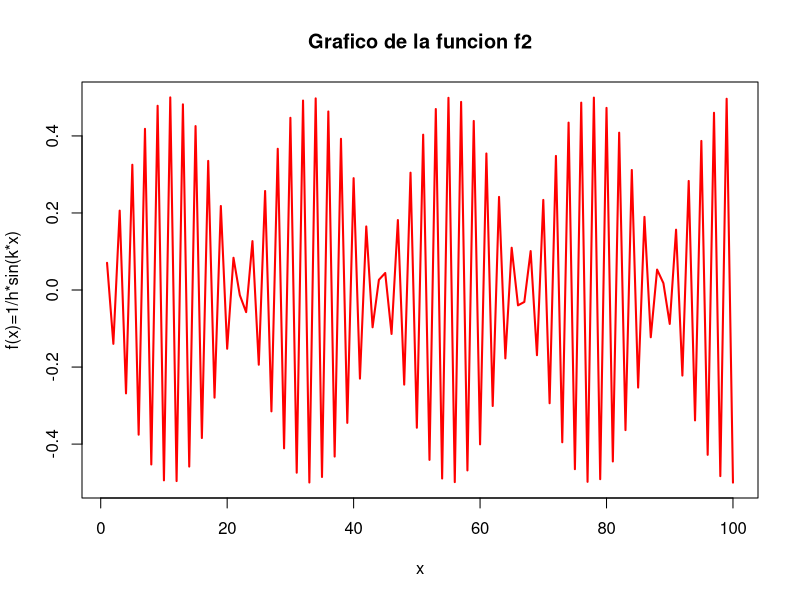
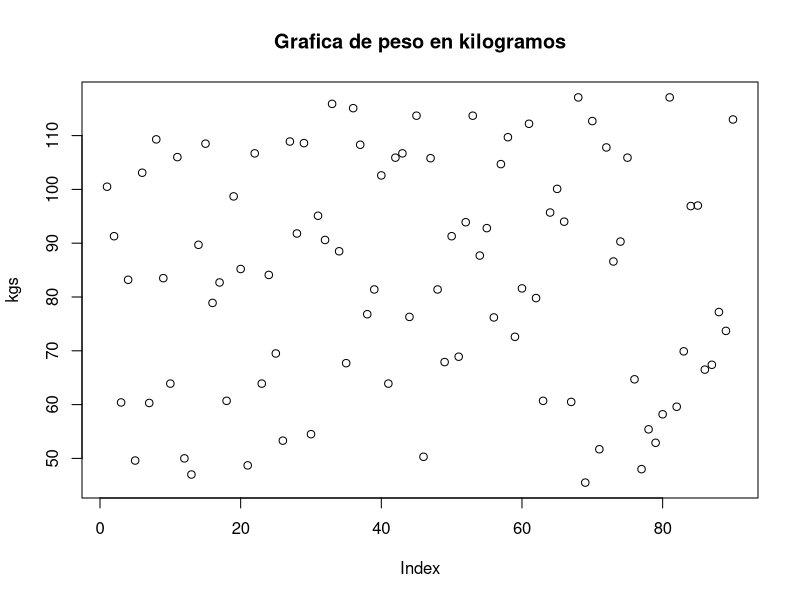
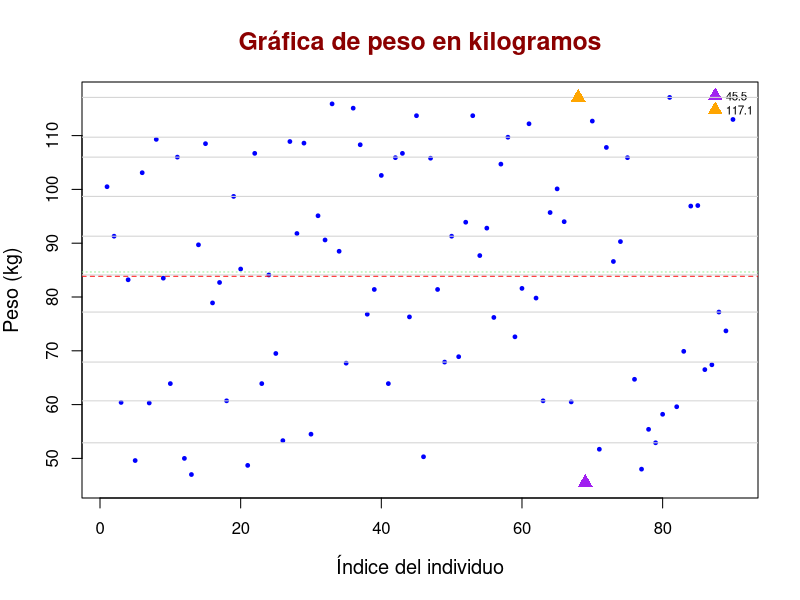
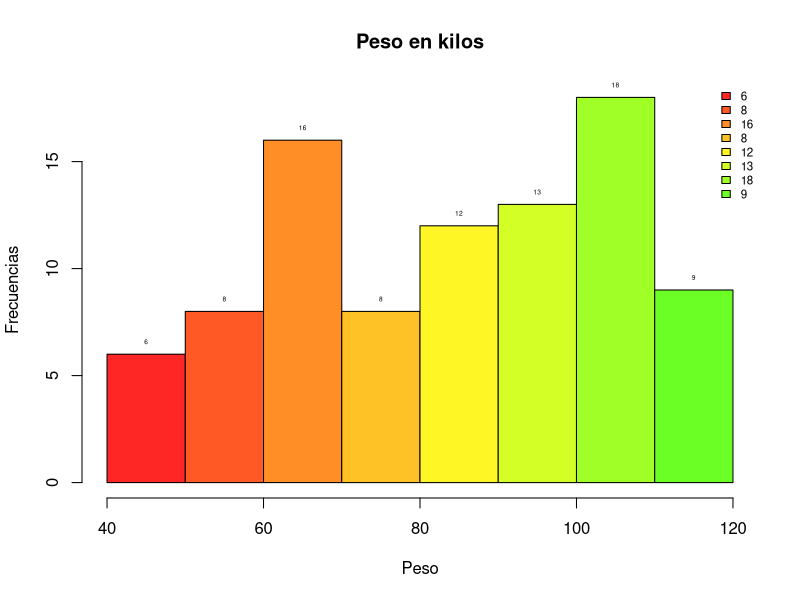
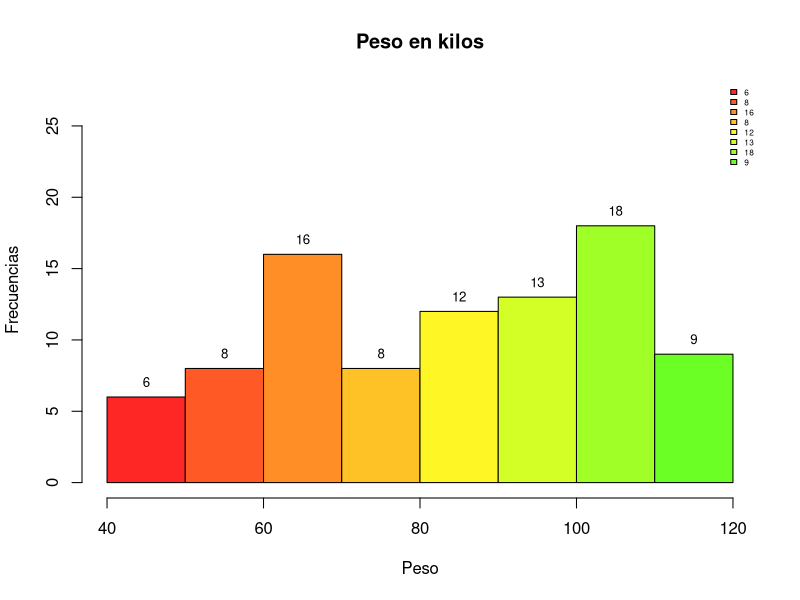
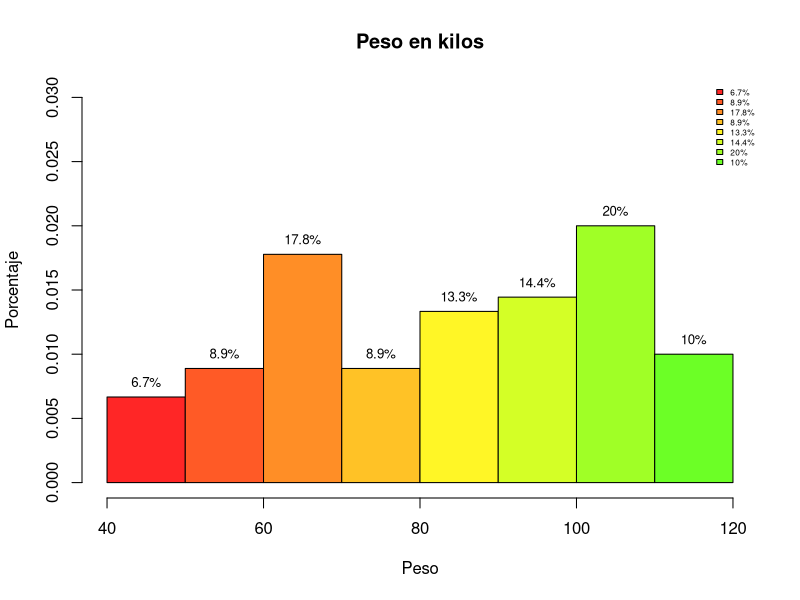
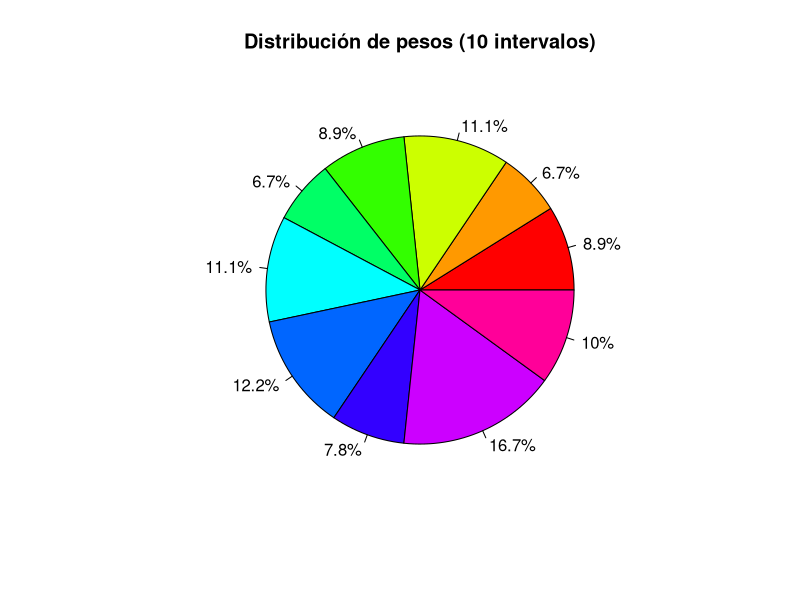
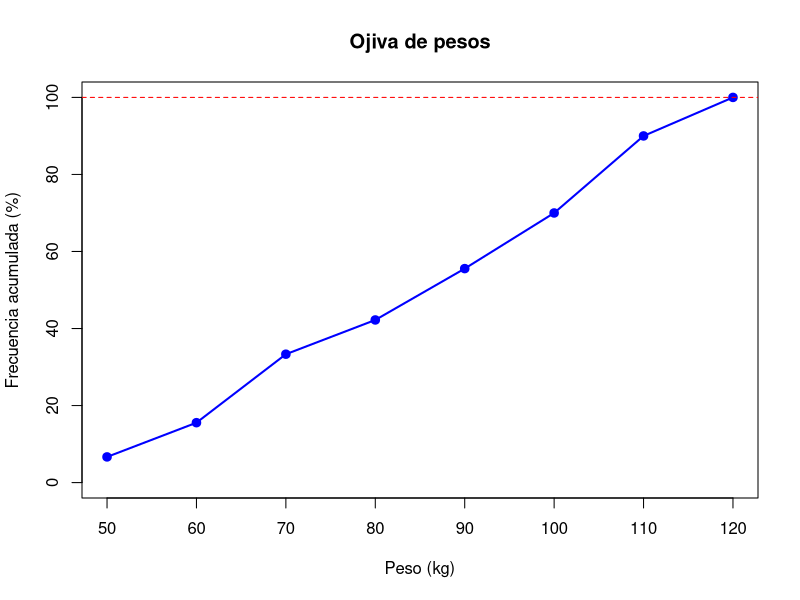

Reproduce these figures in R, in order.
## ---- chunk 1
17<5
17>5
17<=5
17>=5
17!=5
17==5
## ---- chunk 2
17+5
17*5
17*5
17^5
17%/%5
17%%5
## ---- chunk 3
log(1)
log(12)
log(12,2)
exp(12)
exp(1)
## ---- chunk 4
sin(45)
cos(45)
tan(45)
asin(0.96)
acos(0.97)
atan(0.45)
## ---- chunk 5
abs(-34)
sqrt(8)
floor(1.56)
ceiling(1.56)
max(4,7,2,12)
min(4,7,2,12)
sign(-45)
## ---- chunk 6
e = exp(1); 
x = 0.0034
e <- exp(1)
x <- 0.034;
x0 = e^(2*x)
## ---- chunk 7
txt = "El valor de x0 es _"
cat(txt, x0)
paste(txt,x0)
paste0(txt,x0)
## ---- chunk 8
x0 <- 1
x1 <- x0 - pi*x0 + 1 
(x1 <- x0 - pi*x0 + 1 ) 
print(x1)
## ---- chunk 9
ls()
## ---- chunk 10
rm(list= ls())
ls()
## ---- chunk 11
x0 <- 1
x1 <- x0 - pi*x0 + 1
cat("x0 =", x0, "\n","x1 =", x1) 
## ---- chunk 12
fun1 <- function(x,a,b,h,k){
  res <- a+b*cos(hx+k)
  return(res)
}
## ---- chunk 13
Discriminante <- function(a,b,c){
  res <- b^2-4*a*c
  return(res)
}
## ---- chunk 14
fun2 <- function(x,h,k){
  res <- 1/h*sin(k*x)
  return(res)
}
## ---- chunk 15
f2 <- fun2(1:100,2,3)
plot(f2,type="l", col= "red", lwd=2,
     main= "Grafico de la funcion f2",
     xlab= "x",
     ylab="f(x)=1/h*sin(k*x)",
     axes= TRUE)
## ---- chunk 16
rm(list = ls())
dev.off()
## ---- chunk 17
kgs <- c(100.5, 91.3, 60.4, 83.2, 49.6, 103.1, 60.3, 109.3, 83.5,
         63.9, 106, 50, 47, 89.7, 108.5, 78.9, 82.7, 60.7, 98.7, 85.2, 48.7, 106.7, 63.9, 84.1,
         69.5, 53.3, 108.9, 91.8, 108.6, 54.5, 95.1, 90.6, 115.9, 88.5, 67.7, 115.1, 108.3, 76.8,
         81.4, 102.6, 63.9, 105.9, 106.7, 76.3, 113.7, 50.3, 105.8, 81.4, 67.9, 91.3, 68.9, 93.9,
         113.7, 87.7, 92.8, 76.2, 104.7, 109.7, 72.6, 81.6, 112.2, 79.8, 60.7, 95.7, 100.1, 94,
         60.5, 117.1, 45.5, 112.7, 51.7, 107.8, 86.6, 90.3, 105.9, 64.7, 48, 55.4, 52.9, 58.2,
         117.1, 59.6, 69.9, 96.9, 97, 66.5, 67.4, 77.2, 73.7, 113)
## ---- chunk 18
summary(kgs)
## ---- chunk 19
kgs_ord <- sort(kgs)
cte <- 9
## ---- chunk 20
indices <- 1:10; (indices)
t <- cte*indices; (t)
## ---- chunk 21
mis_deciles <- kgs_ord[t]; (mis_deciles)
cuantiles <- quantile(kgs); (cuantiles)
Q1 <- cuantiles[2]; (Q1)
Q2 <- cuantiles[3]; (Q2)
Q3 <- cuantiles[4]; (Q3)
## ---- chunk 22
x_media <- mean(kgs)
mi_min <- min(kgs); 
mi_max <- max(kgs);
## ---- chunk 23
plot(kgs,main="Grafica de peso en kilogramos")
## ---- chunk 24
plot(
  kgs,
  main = "Gráfica de peso en kilogramos",
  xlab = "Índice del individuo",
  ylab = "Peso (kg)",
  col = "blue",       
  pch = 19,           
  cex = 0.5,          
  cex.main = 1.5,     
  cex.lab = 1.2,      
  col.main = "darkred")
legend(
  "topright",                  # ubicación
  legend = c(mi_min,mi_max),    # etiquetas
  pch = 17,
  col=c("purple","orange"),
  pt.cex = 1.5,                # tamaño de los símbolos
  cex = 0.7,
  bty = "n"                    # sin borde en la caja
)
abline(h = x_media, col = "red", lwd = 1, lty = 2)     
abline(h = Q2, col = "lightgreen", lwd = 1, lty = 3) 
abline(h = mis_deciles, col = "lightgray", lty = 1.5)
points(which.min(kgs), min(kgs), col = "purple", pch = 17, cex = 1.5)
points(which.max(kgs), max(kgs), col = "orange", pch = 17, cex = 1.5)
## ---- chunk 25
nbreaks=10;
miscolores <- rainbow(25,0.85);
h <- hist(kgs, breaks = nbreaks, col= miscolores, 
          main = 'Peso en kilos',
          xlab="Peso",
          ylab="Frecuencias")
text(h$mids, h$counts, labels = h$counts, pos = 3, cex = 0.4, 
     col = "black")
nl <- length(h$counts); 
legend(
  "topright",                  # ubicación
  legend = h$counts,    # etiquetas
  fill = miscolores,
  col = miscolores,    # colores (uno por cada símbolo)
  pt.cex = 1.5,                # tamaño de los símbolos
  cex = 0.7,
  bty = "n"                    # sin borde en la caja
)
## ---- chunk 26
##---- Mejora del grafico ----
h2 <- hist(kgs, breaks = nbreaks, col= miscolores, 
          main = 'Peso en kilos',
          xlab="Peso",
          ylab="Frecuencias",
          ylim=c(0,max(h$counts)*1.5))
text(h$mids, h$counts, labels = h$counts, pos = 3, cex = 0.8, 
     col = "black")
nl <- length(h$counts); 
legend(
  "topright",                  # ubicación
  legend = h$counts,    # etiquetas
  fill = miscolores,
  col = miscolores,    # colores (uno por cada símbolo)
  pt.cex = 1.5,                # tamaño de los símbolos
  cex = 0.5,
  bty = "n"                    # sin borde en la caja
)
## ---- chunk 27
##---- Grafico con porcentajes ----
h3 <- hist(kgs, 
           breaks = nbreaks, 
           col= miscolores, 
           main = 'Peso en kilos',
           xlab="Peso",
           ylab="Porcentaje",
           ylim=c(0,max(h$density)*1.5),
           probability=TRUE)
porcentajes <- h3$counts/sum(h3$counts)*100

text(h3$mids, 
     h3$density, 
     labels = paste0(round(porcentajes,1),"%"),
     pos = 3, 
     cex = 0.8, 
     col = "black")

nl <- length(h3$counts); (nl)
legend(
  "topright",                  # ubicación
  legend = paste0(round(porcentajes,1),"%"),
  fill = miscolores,
  cex = 0.5,
  bty = "n"                    # sin borde en la caja
)
## ---- chunk 28
#---- Graficos de pastel ----
# Tus datos
nbreaks <- 10
intervalos <- cut(kgs, breaks = nbreaks); (intervalos)
tabla <- table(intervalos); (tabla)
porcentajes <- round(prop.table(tabla) * 100, 1); (porcentajes)
pie(tabla,
    main = "Distribución de pesos (10 intervalos)",
    col = rainbow(length(tabla)),
    labels = paste0(porcentajes, "%"))
## ---- chunk 29
#---- Grafica de Ojiva ----
##---- Grafica sencilla ----
nbreaks <- 10
h <- hist(kgs, breaks = nbreaks, plot = FALSE)
freq_acum <- cumsum(h$counts) / sum(h$counts) * 100
x_vals <- h$breaks[-1]
plot(x_vals, freq_acum, type = "o",
     main = "Ojiva de pesos",
     xlab = "Peso (kg)",
     ylab = "Frecuencia acumulada (%)",
     col = "blue", pch = 19, lwd = 2,
     ylim = c(0, 100))
abline(h = 100, col = "red", lty = 2)
## ---- chunk 30
##---- Grafica combinada ----
nbreaks <- 10
h <- hist(kgs, breaks = nbreaks, plot = FALSE)
hist(kgs,
     breaks = nbreaks,
     col = "lightblue",
     main = "Histograma y Ojiva (%)",
     xlab = "Peso (kg)",
     ylab = "Frecuencia")
freq_acum_pct <- cumsum(h$counts) / sum(h$counts) * 100
x_vals <- h$breaks[-1]
par(new = TRUE)
plot(x_vals, freq_acum_pct,
     type = "o", pch = 19, lwd = 2, col = "red",
     axes = FALSE, xlab = "", ylab = "",
     xlim = range(h$breaks), ylim = c(0, 100))
axis(4)                           # eje derecho
#---- Fin ----
## ---- chunk 31
estatura <- c(1.57, 1.97, 1.85, 1.78, 1.62, 1.67, 1.92, 1.96, 1.76,
1.94, 1.85, 1.71, 1.65, 1.98, 1.56, 1.84, 1.91, 1.61, 1.8, 1.58, 1.7, 1.62,
1.76, 1.84, 1.95, 1.67, 1.62, 1.65, 1.61, 1.56, 1.63, 1.96, 1.53, 1.75, 1.9,
1.92, 1.79, 1.62, 1.79, 1.57, 1.74, 1.55, 1.65, 1.84, 1.6, 1.7, 1.9, 1.61,
1.54, 1.89, 1.84, 1.76, 1.61, 1.59, 1.81, 1.52, 1.61, 1.91, 1.65, 1.51,
1.98, 1.54, 1.87, 1.92, 1.51, 1.93, 1.78, 1.67, 1.66, 1.82, 1.56, 1.66,
1.79, 1.88, 1.78, 1.84, 1.69, 1.95, 1.99, 1.88, 1.51, 1.76, 1.9, 1.6, 1.69,
1.77, 1.87, 1.67, 1.66, 1.71, 1.64, 1.81, 1.52, 1.8, 1.71, 1.52, 2, 1.81,
1.92, 1.7)
(estatura)
## ---- chunk 32
x_media <- mean(estatura); (x_media)
mi_min <- min(estatura); (mi_min)
mi_max <- max(estatura); (mi_max)
varianza <- var(estatura); (varianza) 
DesvEst <- sd(estatura); (DesvEst)
## ---- chunk 33
plot(estatura,main="Grafica de estatura en metros")
## ---- chunk 34
plot(
  estatura,
  main = "Gráfica de estaturas en metros",
  xlab = "Personas",
  ylab = "Estatura (mts)",
  col = "darkblue",       
  pch = 20,           
  cex = 0.75,          
  cex.main = 1.5,     
  cex.lab = 1.2,      
  col.main = "yellow")
legend(
  "bottomleft",                  # ubicación
  legend = c(mi_min,mi_max),    # etiquetas
  pch = 17,
  col=c("purple","orange"),
  pt.cex = 1.5,                # tamaño de los símbolos
  cex = 0.7,
  bty = "n"                    # sin borde en la caja
)
abline(h = x_media, col = "red", lwd = 1, lty = 2)     
abline(h = Q2, col = "lightgreen", lwd = 1, lty = 3) 
abline(h = mis_deciles, col = "lightgray", lty = 1.5)
points(which.min(kgs), min(kgs), col = "purple", pch = 17, cex = 1.5)
points(which.max(kgs), max(kgs), col = "orange", pch = 17, cex = 1.5)
## ---- chunk 35
nbreaks=8;
miscolores <- rainbow(25,0.85);
h <- hist(estatura, breaks = nbreaks, col= miscolores, 
          main = 'Estatura en metros',
          xlab="Estatura",
          ylab="Frecuencias")
text(h$mids, h$counts, labels = h$counts, pos = 3, cex = 0.8, 
     col = "black")
nl <- length(h$counts); 
legend(
  "topright",                  # ubicación
  legend = h$counts,    # etiquetas
  fill = miscolores,
  col = miscolores,    # colores (uno por cada símbolo)
  pt.cex = 1.5,                # tamaño de los símbolos
  cex = 0.7,
  bty = "n"                    # sin borde en la caja
)
## ---- chunk 36
##---- Mejora del grafico ----
miscolores <- rainbow(12,0.25);
h2 <- hist(estatura, breaks = nbreaks, col= miscolores, 
          main = 'Estatura en metros',
          xlab="Estatura",
          ylab="Frecuencias",
          ylim=c(0,max(h$counts)*1.5))
text(h$mids, h$counts, labels = h$counts, pos = 3, cex = 0.8, 
     col = "black")
nl <- length(h$counts); 
legend(
  "topright",                  # ubicación
  legend = h$counts,    # etiquetas
  fill = miscolores,
  col = miscolores,    # colores (uno por cada símbolo)
  pt.cex = 1.5,                # tamaño de los símbolos
  cex = 0.5,
  bty = "n"                    # sin borde en la caja
)
## ---- chunk 37
#---- Graficos de pastel ----
# Tus datos
nbreaks <- 10
intervalos <- cut(estatura, breaks = nbreaks); (intervalos)
tabla <- table(intervalos); (tabla)
porcentajes <- round(prop.table(tabla) * 100, 1); (porcentajes)
pie(tabla,
    main = "Distribución estaruas (10 intervalos)",
    col = rainbow(length(tabla)),
    labels = paste0(porcentajes, "%"))
